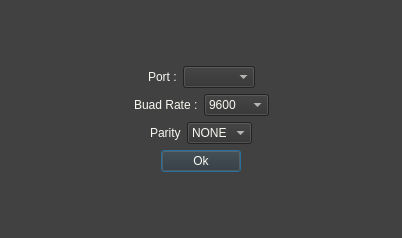
<?xml version="1.0" encoding="UTF-8"?>
<ui version="4.0">
 <class>SerPortSettWin</class>
 <widget class="QDialog" name="SerPortSettWin">
  <property name="geometry">
   <rect>
    <x>0</x>
    <y>0</y>
    <width>402</width>
    <height>238</height>
   </rect>
  </property>
  <property name="windowTitle">
   <string>Serial Communication Settings</string>
  </property>
  <property name="styleSheet">
   <string notr="true">QDialog{
  background-color: #414141;
	color: rgb(238, 238, 236);
}</string>
  </property>
  <layout class="QGridLayout" name="gridLayout">
   <item row="0" column="0">
    <layout class="QVBoxLayout" name="verticalLayout" stretch="1,2,2,2,0,1">
     <item>
      <spacer name="verticalSpacer_2">
       <property name="orientation">
        <enum>Qt::Vertical</enum>
       </property>
       <property name="sizeHint" stdset="0">
        <size>
         <width>20</width>
         <height>40</height>
        </size>
       </property>
      </spacer>
     </item>
     <item>
      <layout class="QHBoxLayout" name="horizontalLayout">
       <item>
        <spacer name="horizontalSpacer">
         <property name="orientation">
          <enum>Qt::Horizontal</enum>
         </property>
         <property name="sizeHint" stdset="0">
          <size>
           <width>40</width>
           <height>20</height>
          </size>
         </property>
        </spacer>
       </item>
       <item>
        <widget class="QLabel" name="label">
         <property name="styleSheet">
          <string notr="true">color: #f8f8f2;</string>
         </property>
         <property name="text">
          <string>Port :</string>
         </property>
        </widget>
       </item>
       <item>
        <widget class="QComboBox" name="comboBox">
         <property name="styleSheet">
          <string notr="true">background-color: #313131;
color: #f8f8f2;</string>
         </property>
        </widget>
       </item>
       <item>
        <spacer name="horizontalSpacer_2">
         <property name="orientation">
          <enum>Qt::Horizontal</enum>
         </property>
         <property name="sizeHint" stdset="0">
          <size>
           <width>40</width>
           <height>20</height>
          </size>
         </property>
        </spacer>
       </item>
      </layout>
     </item>
     <item>
      <layout class="QHBoxLayout" name="horizontalLayout_2">
       <item>
        <spacer name="horizontalSpacer_3">
         <property name="orientation">
          <enum>Qt::Horizontal</enum>
         </property>
         <property name="sizeHint" stdset="0">
          <size>
           <width>40</width>
           <height>20</height>
          </size>
         </property>
        </spacer>
       </item>
       <item>
        <widget class="QLabel" name="label_2">
         <property name="styleSheet">
          <string notr="true">color: #f8f8f2;</string>
         </property>
         <property name="text">
          <string>Buad Rate :</string>
         </property>
        </widget>
       </item>
       <item>
        <widget class="QComboBox" name="comboBox_2">
         <property name="styleSheet">
          <string notr="true">background-color: #313131;
color: #f8f8f2;</string>
         </property>
         <item>
          <property name="text">
           <string>9600</string>
          </property>
         </item>
         <item>
          <property name="text">
           <string>19200</string>
          </property>
         </item>
        </widget>
       </item>
       <item>
        <spacer name="horizontalSpacer_4">
         <property name="orientation">
          <enum>Qt::Horizontal</enum>
         </property>
         <property name="sizeHint" stdset="0">
          <size>
           <width>40</width>
           <height>20</height>
          </size>
         </property>
        </spacer>
       </item>
      </layout>
     </item>
     <item>
      <layout class="QHBoxLayout" name="horizontalLayout_3">
       <item>
        <spacer name="horizontalSpacer_5">
         <property name="orientation">
          <enum>Qt::Horizontal</enum>
         </property>
         <property name="sizeHint" stdset="0">
          <size>
           <width>40</width>
           <height>20</height>
          </size>
         </property>
        </spacer>
       </item>
       <item>
        <widget class="QLabel" name="label_3">
         <property name="styleSheet">
          <string notr="true">color: #f8f8f2;</string>
         </property>
         <property name="text">
          <string>Parity</string>
         </property>
        </widget>
       </item>
       <item>
        <widget class="QComboBox" name="comboBox_3">
         <property name="styleSheet">
          <string notr="true">background-color: #313131;
color: #f8f8f2;</string>
         </property>
         <item>
          <property name="text">
           <string>NONE</string>
          </property>
         </item>
         <item>
          <property name="text">
           <string>EVEN</string>
          </property>
         </item>
         <item>
          <property name="text">
           <string>ODD</string>
          </property>
         </item>
        </widget>
       </item>
       <item>
        <spacer name="horizontalSpacer_6">
         <property name="orientation">
          <enum>Qt::Horizontal</enum>
         </property>
         <property name="sizeHint" stdset="0">
          <size>
           <width>40</width>
           <height>20</height>
          </size>
         </property>
        </spacer>
       </item>
      </layout>
     </item>
     <item>
      <layout class="QHBoxLayout" name="horizontalLayout_4">
       <item>
        <spacer name="horizontalSpacer_7">
         <property name="orientation">
          <enum>Qt::Horizontal</enum>
         </property>
         <property name="sizeHint" stdset="0">
          <size>
           <width>40</width>
           <height>20</height>
          </size>
         </property>
        </spacer>
       </item>
       <item>
        <widget class="QPushButton" name="pushButton">
         <property name="styleSheet">
          <string notr="true">background-color: #313131;
color: #f8f8f2;</string>
         </property>
         <property name="text">
          <string>Ok</string>
         </property>
        </widget>
       </item>
       <item>
        <spacer name="horizontalSpacer_8">
         <property name="orientation">
          <enum>Qt::Horizontal</enum>
         </property>
         <property name="sizeHint" stdset="0">
          <size>
           <width>40</width>
           <height>20</height>
          </size>
         </property>
        </spacer>
       </item>
      </layout>
     </item>
     <item>
      <spacer name="verticalSpacer">
       <property name="orientation">
        <enum>Qt::Vertical</enum>
       </property>
       <property name="sizeHint" stdset="0">
        <size>
         <width>20</width>
         <height>40</height>
        </size>
       </property>
      </spacer>
     </item>
    </layout>
   </item>
  </layout>
 </widget>
 <resources/>
 <connections/>
</ui>
